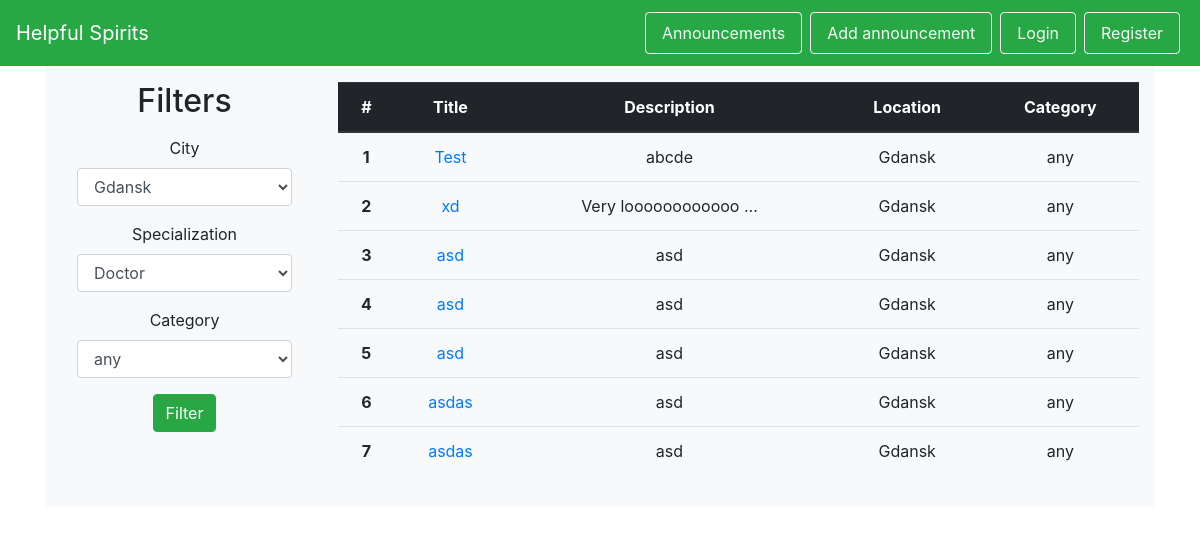
Page /posters on the earlier database version.
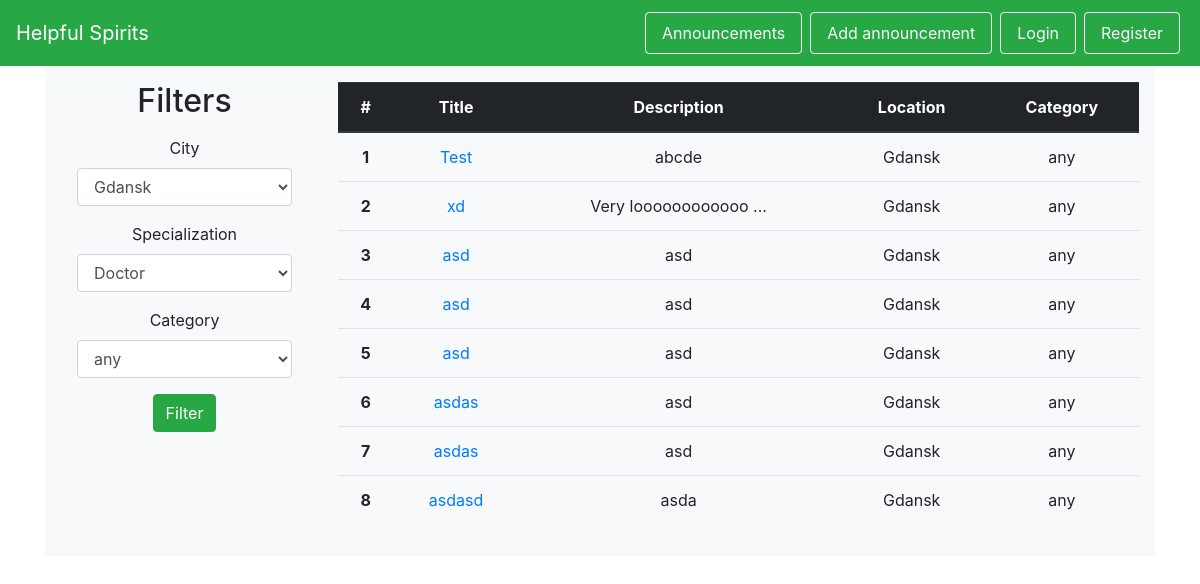
Same page on the later database version.
### helpful_spirits/models.py (models this page shows, shortened)
class Poster(db.Model):
    id = db.Column(db.Integer, primary_key=True)
    add_date = db.Column(db.Date, nullable=False)
    start_date = db.Column(db.Date, nullable=False)
    end_date = db.Column(db.Date)
    is_active = db.Column(db.Boolean, nullable=False)
    title = db.Column(db.String(100), nullable=False)
    description = db.Column(db.String(1000), nullable=False)
    location_id = db.Column(db.Integer, db.ForeignKey('location.id'), nullable=False)
    victim_id = db.Column(db.Integer, db.ForeignKey('victim.id'), nullable=False)
    category_id = db.Column(db.Integer, db.ForeignKey('category.id'), nullable=False)
    @staticmethod
    def get_all_active():
        return Poster.query.filter_by(is_active=True).filter(Poster.end_date >= date.today()).all()

class City(db.Model):
    id = db.Column(db.Integer, primary_key=True)
    id = db.Column(db.Integer, primary_key=True)
    name = db.Column(db.String(50), nullable=False, unique=True)
    volunteers = db.relationship('Volunteer', backref='city')
    locations = db.relationship('Location', backref='city')

class Category(db.Model):
    id = db.Column(db.Integer, primary_key=True)
    name = db.Column(db.String(50), nullable=False)
    danger_level = db.Column(db.Integer, nullable=False)
    posters = db.relationship('Poster', backref='category')

### helpful_spirits/views.py (the view)
@app.route('/posters', methods=['GET', 'POST'])
def posters():
    form = FilterSearch()
    if form.validate_on_submit():
        specific_posters = Poster.get_specific(category=form.category_name.data, city=form.city.data,
                                               specialization=None)
        iterator_ = zip(specific_posters, range(len(specific_posters)))
        return render_template('posters.html', posters=iterator_, form=form)
    else:
        all_active_posters = Poster.get_all_active()
        iterator_ = zip(all_active_posters, range(len(all_active_posters)))
        return render_template('posters.html', posters=iterator_, form=form)

### helpful_spirits/forms.py
class FilterSearch(Form):
    city_choices = [(city.name, city.name) for city in City.get_all()]
    category_choices = [(category.name, category.name) for category in Category.get_all()]
    specialisation_choices = [(specialisation.name, specialisation.name) for specialisation in Specialisation.get_all()]
    city = SelectField('City', choices=city_choices, validators=[DataRequired()])
    specialisation = SelectField('Specialization', choices=specialisation_choices)
    category_name = SelectField('Category', choices=category_choices, validators=[DataRequired()])

### helpful_spirits/templates/posters.html (shortened to what this page needs)
{% extends 'base.html' %}
{% from "includes/_forms.html" import render_field %}
{% block body %}
<div id="wrapper-divPC" style="background-color: #f8f9fa;">
    <div class="row py-3 px-3">
        <div class="col-md-3 col-xs-12 text-center">
            <h2>Filters</h2>
            <p>
                <form id="register-form" method="POST" action="/posters">
                    <div class="form-group mx-3">
                        {{ render_field(form.city, class_="form-control") }}
                    </div>
                    <div class="form-group mx-3">
                        {{ render_field(form.specialisation, class_="form-control") }}
                    </div>
                    <div class="form-group mx-3">
                        {{ render_field(form.category_name, class_="form-control") }}
                    </div>
                    <p><input type="submit" class="btn btn-success mx-3" value="Filter"></p>
                </form>
            </p>
        </div>
        <div class="col-md-9 col-xs-12">
            <div id="posters">
                <table class="table text-center">
                    <thead class="thead-dark">
                        <tr>
                            <th scope="col">#</th>
                            <th scope="col">Title</th>
                            <th scope="col">Description</th>
                            <th scope="col">Location</th>
                            <th scope="col">Category</th>
                        </tr>
                    </thead>
                    <tbody>
                        {% for poster, index in posters %}
                        <tr>
                            <th scope="row">{{ index + 1 }}</th>
                            <td><a href="/posters/{{ poster.id }}"> {{ poster.title }}</a></td>
                            <td>{{ poster.description[0:18] }}{% if poster.description[18]!=nil %}
                                ...{% endif %}</td>
                            <td>{{ poster.location.city.name }}</td>
                            <td>{{ poster.category.name }}</td>
                        </tr>
                        {% endfor %}
                    </tbody>
                </table>
            </div>
        </div>
    </div>
    </div>
</div>
{% endblock %}

### helpful_spirits/templates/base.html (shortened to what this page needs)
<!DOCTYPE html>
<html lang="en">
<head>
    <link rel="stylesheet" href="https://stackpath.bootstrapcdn.com/bootstrap/4.1.3/css/bootstrap.min.css">
</head>
<body>
    {% include 'includes/_navbar.html' %}
    <div class="container">
    {% block body %}
    {% endblock %}
</body>
</html>

### helpful_spirits/templates/includes/_forms.html (shortened to what this page needs)
{% macro render_field(field) %}
  {{ field.label }}
  {{ field(**kwargs)|safe }}
{% endmacro %}

### helpful_spirits/templates/includes/_navbar.html (shortened to what this page needs)
<nav class="navbar navbar-dark bg-success sticky-top">
    <a class="navbar-brand" href="/">Helpful Spirits</a>
    <ul class="nav list-inline">
        {% if not current_user.is_authenticated %}
        <li class="nav-item">
            <a class="nav-link btn btn-outline-light mx-1 my-1" href="/posters">Announcements</a>
        </li>
        <li class="nav-item">
            <a class="nav-link btn btn-outline-light mx-1 my-1" href="/login">Add announcement</a>
        </li>
        <li class="nav-item">
            <a class="nav-link btn btn-outline-light mx-1 my-1" href="/login">Login</a>
        </li>
        <li class="nav-item">
            <a class="nav-link btn btn-outline-light mx-1 my-1" href="/register">Register</a>
        </li>
        {% endif %}
    </ul>
</nav>

Differences in the rows shown:
added Poster: index "8", title "asdasd", description "asda", location.city.name "Gdansk", category.name "any"
